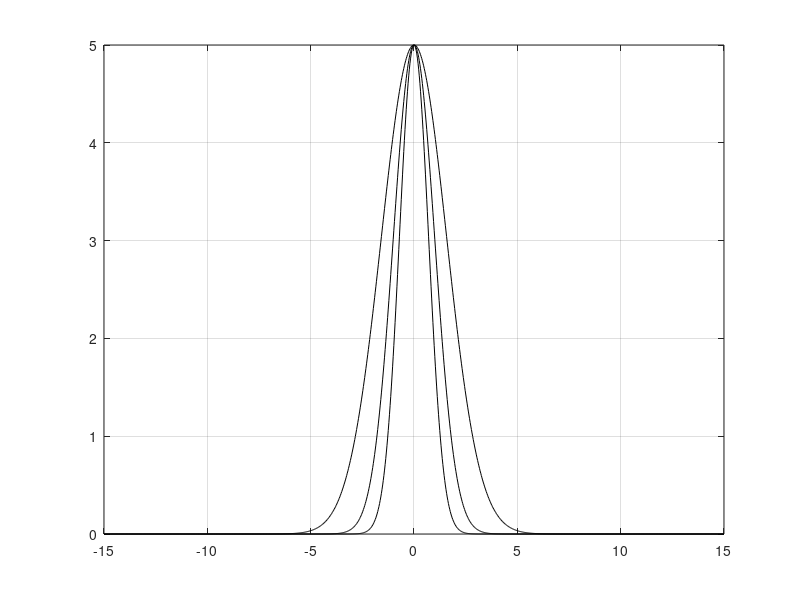

Recreate this plot in MATLAB.
func = @(h,efold,x,x0) h*exp(-(x-x0).^2/efold);
x = linspace(-15,15,1000);
h = 5;
x0 = 0;
efold = [1 2 5];

clf;
for i = 1:length(efold)
% yyaxis left
y = func(h,efold(i),x,x0);

plot(x,y,'k')
delta_s = max(gradient(y));
% yyaxis right
% plot(x,gradient(y),'r');
% str = sprintf('Delta s = %.3f',max(gradient(y)));

str2 = {'E-fold: ','Delta s: '};

elength = h/exp(1);
x1 = find(y>elength,1,'first');
x2 = find(y>elength,1,'last');
efold_length = x(x2)-x(x1);
fprintf('i = %i \t elength = %.2f \t del s = %.2f\n',i,efold_length,delta_s)
% legend({sprintf('E-fold: %i')})
hold on;
grid on;

drawnow  
end
% set(gca,'units','centimeters')
% 
% set(gca,'xlimmode','manual','ylimmode','manual')
% 
% axpos = get(gca,'position');
% 
% % set(gca,'position',[axpos(1:2) abs(diff(xlim)) abs(diff(ylim))])
% set(gca,'position',[[8 10] abs(diff(xlim)) abs(diff(ylim))])
% print
% end
% 
% print(gcf,'-dpng','-r0','hill.png')
% winopen('hill.png')